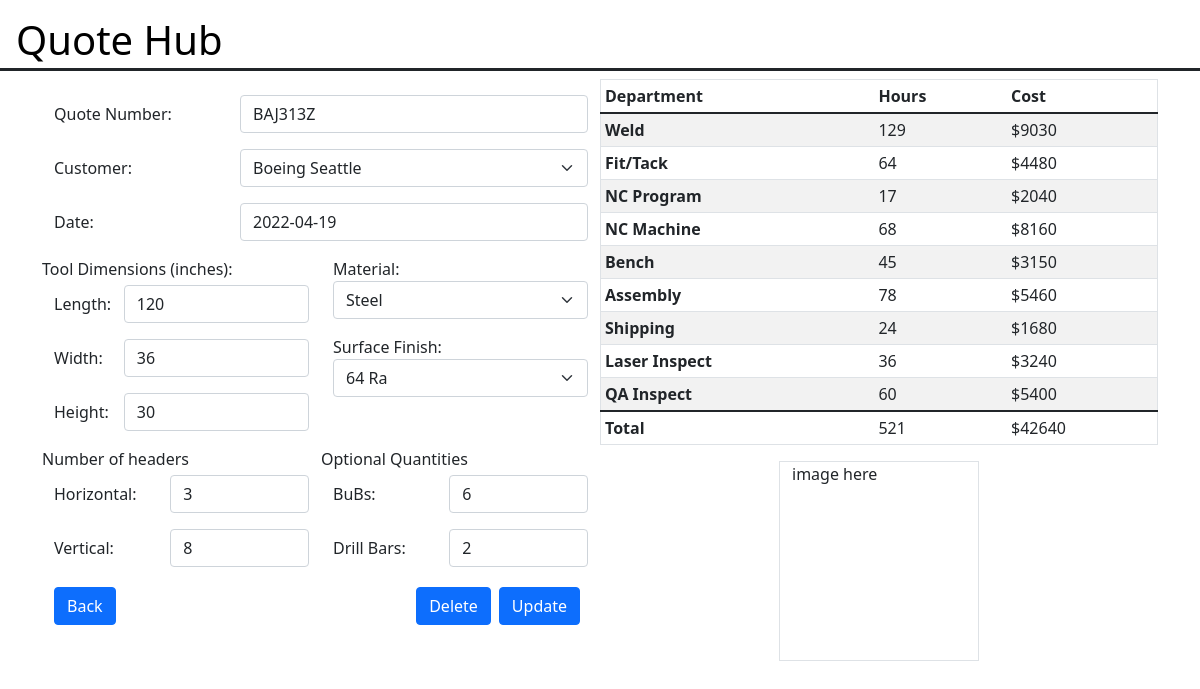
Screenshot of /quoteform/edit?id=3 with the database file from the repository.
### quote_lm/models.py (models this page shows, shortened)
class QuoteLm(models.Model):
    NONE = ''
    BOEING_CANADA = 'Boeing Canada'
    BOEING_SEATTLE = 'Boeing Seattle'
    BOEING_STLOUIS = 'Boeing St.Louis'
    L3_HARRIS = 'L3 Harris'
    LOCKHEED = 'Lockheed Martin'
    NORTHROP = 'Northrop Grumman'
    SIKORSKY = 'Sikorsky'
    SPIRIT = 'Spirit'
    ALUMINUM = 'AL'
    STEEL = 'STL'
    INVAR = 'INV'
    THIRTYTWORA = '32RA'
    SIXTYFOURRA = '64RA'
    ONETWENTYFIVERA = '125RA'
    CUSTOMER = [
        (NONE, 'Name...'),
        (BOEING_CANADA, 'Boeing Canada'),
        (BOEING_SEATTLE, 'Boeing Seattle'),
        (BOEING_STLOUIS, 'Boeing St.Louis'),
        (L3_HARRIS, 'L3 Harris'),
        (LOCKHEED, 'Lockheed Martin'),
        (NORTHROP, 'Northrop Grumman'),
        (SIKORSKY, 'Sikorsky'),
        (SPIRIT, 'Spirit'),
    ]
    MATERIAL = [
        (NONE, 'Type...'),
        (ALUMINUM, 'Aluminum'),
        (STEEL, 'Steel'),
        (INVAR, 'Invar'),
    ]
    SURFACEFINISH = [
        (NONE, 'Type...'),
        (THIRTYTWORA, '32 Ra'),
        (SIXTYFOURRA, '64 Ra'),
        (ONETWENTYFIVERA, '125 Ra'),
    ]
    quote_id = models.CharField(
        max_length=30,
        default=NONE,
        unique=True
    )
    customer_id = models.CharField(
        max_length=30,
        choices=CUSTOMER,
        default=NONE
    )
    date = models.DateField(default=datetime.date.today())
    length = models.PositiveIntegerField(default=NONE)
    width = models.PositiveIntegerField(default=NONE)
    height = models.PositiveIntegerField(default=NONE)
    material = models.CharField(
        max_length=10,
        choices=MATERIAL,
        default=NONE
    )
    surface_finish = models.CharField(
        max_length=10,
        choices=SURFACEFINISH,
        default=NONE
    )
    h_headers = models.PositiveIntegerField(default=NONE)
    v_headers = models.PositiveIntegerField(default=NONE)
    bubs_num = models.PositiveIntegerField(default=NONE)
    drill_bar_num = models.PositiveIntegerField(default=NONE)

class CalcHour(models.Model):
    weld_hours = models.PositiveIntegerField(default='')
    fit_hours = models.PositiveIntegerField(default='')
    program_hours = models.PositiveIntegerField(default='')
    machine_hours = models.PositiveIntegerField(default='')
    bench_hours = models.PositiveIntegerField(default='')
    assembly_hours = models.PositiveIntegerField(default='')
    shipping_hours = models.PositiveIntegerField(default='')
    laser_hours = models.PositiveIntegerField(default='')
    inspect_hours = models.PositiveIntegerField(default='')
    total_hours = models.PositiveIntegerField(default='')
    quote_id = models.ForeignKey(QuoteLm, default=1, on_delete=models.SET_DEFAULT)

class CalcPrice(models.Model):
    weld_price = models.PositiveIntegerField(default='')
    fit_price = models.PositiveIntegerField(default='')
    program_price = models.PositiveIntegerField(default='')
    machine_price = models.PositiveIntegerField(default='')
    bench_price = models.PositiveIntegerField(default='')
    assembly_price = models.PositiveIntegerField(default='')
    shipping_price = models.PositiveIntegerField(default='')
    laser_price = models.PositiveIntegerField(default='')
    inspect_price = models.PositiveIntegerField(default='')
    total_price = models.PositiveIntegerField(default='')
    quote_id = models.ForeignKey(QuoteLm, default=1, on_delete=models.SET_DEFAULT)

### quote_lm/views.py (the view, shortened to what this page needs)
# urls.py: path('quoteform/edit', views.edit_quote, name='edit'),
def edit_quote(request):
    query = request.GET.get('id', False)                    # gets quote_lm.id value from card
    if request.method == 'GET':
        quote = QuoteLm.objects.get(id=query)
        form = QuoteForm(instance=quote)
        hours = CalcHour.objects.get(quote_id_id=query)
        price = CalcPrice.objects.get(quote_id_id=query)
        context = {'form': form, 'hours': hours, 'price': price}
        return render(request, 'updatequote.html', context)

### quote_lm/forms.py
class QuoteForm(ModelForm):
    def __init__(self, *args, **kwargs):
        super().__init__(*args, **kwargs)
        self.helper = FormHelper(self)
        self.helper.form_show_labels = False
        self.fields['customer_id'].widget.attrs.update({'class': 'form-select'})
        self.fields['material'].widget.attrs.update({'class': 'form-select'})
        self.fields['surface_finish'].widget.attrs.update({'class': 'form-select'})
    class Meta:
        model = QuoteLm
        fields = [
            'id',
            'quote_id',
            'customer_id',
            'date',
            'length',
            'width',
            'height',
            'material',
            'surface_finish',
            'h_headers',
            'v_headers',
            'bubs_num',
            'drill_bar_num',
        ]

### templates/updatequote.html (shortened to what this page needs)
{% extends 'base.html' %}
{% load crispy_forms_tags %}
{% block content %}
  <form method="POST">
  <div class="row">
        <div class="col">
            <div class="row mt-3 mb-3 d-flex align-items-center">
              <div class="col-4">
                <label>Quote Number:</label>
              </div>
              <div class="col">
                {{ form.quote_id|as_crispy_field }}
              </div>
            </div>
            <div class="row mb-3 d-flex align-items-center">
              <div class="col-4">
                <label>Customer:</label>
              </div>
              <div class="col">
                {{ form.customer_id|as_crispy_field }}
              </div>
            </div>
            <div class="row mb-3 d-flex align-items-center">
              <div class="col-4">
                <label>Date:</label>
              </div>
              <div class="col">
                {{ form.date|as_crispy_field }}
              </div>
            </div>
            <div class="row">
              <div class="col">
                <div class="row mb-1">
                  Tool Dimensions (inches):
                </div>
                <div class="row mb-3 d-flex align-items-center">
                  <div class="col-3">
                    <label>Length:</label>
                  </div>
                  <div class="col">
                    {{ form.length|as_crispy_field }}
                  </div>
                </div>
                <div class="row mb-3 d-flex align-items-center">
                  <div class="col-3">
                    <label>Width:</label>
                  </div>
                  <div class="col">
                    {{ form.width|as_crispy_field }}
                  </div>
                </div>
                <div class="row mb-3 d-flex align-items-center">
                  <div class="col-3">
                    <label>Height:</label>
                  </div>
                  <div class="col">
                    {{ form.height|as_crispy_field }}
                  </div>
                </div>
              </div>
              <div class="col">
                <div class="row mb-3">
                  <div class="col">
                    <label>Material:</label>
                    {{ form.material|as_crispy_field }}
                  </div>
                </div>
                <div class="row mb-3">
                  <div class="col">
                    <label>Surface Finish:</label>
                   {{ form.surface_finish|as_crispy_field }}
                  </div>
                </div>
              </div>
            </div>
            <div class="row">
              <div class="col">
                <div class="row mb-1">
                  Number of headers
                </div>
                <div class="row mb-3 d-flex align-items-center">
                  <div class="col-5">
                    <label>Horizontal:</label>
                  </div>
                  <div class="col">
                    {{ form.h_headers|as_crispy_field }}
                  </div>
                </div>
                <div class="row mb-3 d-flex align-items-center">
                  <div class="col-5">
                    <label>Vertical:</label>
                  </div>
                  <div class="col">
                    {{ form.v_headers|as_crispy_field }}
                  </div>
                </div>
              </div>
              <div class="col">
                <div class="row mb-1">
                  Optional Quantities
                </div>
                <div class="row mb-3 d-flex align-items-center">
                  <div class="col-5">
                    <label>BuBs:</label>
                  </div>
                  <div class="col">
                    {{ form.bubs_num|as_crispy_field }}
                  </div>
                </div>
                <div class="row mb-3 d-flex align-items-center">
                  <div class="col-5">
                    <label>Drill Bars:</label>
                  </div>
                  <div class="col">
                    {{ form.drill_bar_num|as_crispy_field }}
                  </div>
                </div>
              </div>
            </div>
            <div class="row mt-1">
                <div class="col">
                    <a class="btn btn-primary" href="{% url 'main_page' %}" role="button">Back</a>
                </div>
                <div class="col d-flex justify-content-end">
                    <button class="btn btn-primary me-2" role="button">Delete</button>
                    <button class="btn btn-primary me-2" type="submit">Update</button>
                </div>
            </div>
        </div>
        <div class="col">
            <div class="row">
                <table class="table table-striped table table-sm border border-1">
                  <thead>
                    <tr>
                        <th scope="col">Department</th>
                        <th scope="col">Hours</th>
                        <th scope="col">Cost</th>
                    </tr>
                  </thead>
                  <tbody>
                    <tr>
                        <th scope="row">Weld</th>
                        <td>{{ hours.weld_hours }}</td>
                        <td>${{ price.weld_price }}</td>
                    </tr>
                    <tr>
                        <th scope="row">Fit/Tack</th>
                        <td>{{ hours.fit_hours }}</td>
                        <td>${{ price.fit_price }}</td>
                    </tr>
                    <tr>
                        <th scope="row">NC Program</th>
                        <td>{{ hours.program_hours }}</td>
                        <td>${{ price.program_price }}</td>
                    </tr>
                    <tr>
                        <th scope="row">NC Machine</th>
                        <td>{{ hours.machine_hours }}</td>
                        <td>${{ price.machine_price }}</td>
                    </tr>
                    <tr>
                        <th scope="row">Bench</th>
                        <td>{{ hours.bench_hours }}</td>
                        <td>${{ price.bench_price }}</td>
                    </tr>
                    <tr>
                        <th scope="row">Assembly</th>
                        <td>{{ hours.assembly_hours }}</td>
                        <td>${{ price.assembly_price }}</td>
                    </tr>
                    <tr>
                        <th scope="row">Shipping</th>
                        <td>{{ hours.shipping_hours }}</td>
                        <td>${{ price.shipping_price }}</td>
                    </tr>
                    <tr>
                        <th scope="row">Laser Inspect</th>
                        <td>{{ hours.laser_hours }}</td>
                        <td>${{ price.laser_price }}</td>
                    </tr>
                    <tr>
                        <th scope="row">QA Inspect</th>
                        <td>{{ hours.inspect_hours }}</td>
                        <td>${{ price.inspect_price }}</td>
                    </tr>
                  </tbody>
                  <tfoot>
                    <tr>
                        <th scope="row">Total</th>
                        <td>{{ hours.total_hours }}</td>
                        <td>${{ price.total_price }}</td>
                    </tr>
                  </tfoot>
                </table>
            </div>
            <div class="row">
              <div class="container border border-1" style="width: 200px; height: 200px">
                image here
              </div>
            </div>
        </div>
  </div>
  </form>
{% endblock %}

### rows the page displays
QuoteLm: quote_id "BAJ313Z", customer_id "Boeing Seattle", date "2022-04-19", length "120", width "36", height "30", material "Steel", surface_finish "64 Ra", h_headers "3", v_headers "8", bubs_num "6", drill_bar_num "2"
CalcHour: weld_hours "129", fit_hours "64", program_hours "17", machine_hours "68", bench_hours "45", assembly_hours "78", shipping_hours "24", laser_hours "36", inspect_hours "60", total_hours "521"
CalcPrice: weld_price "9030", fit_price "4480", program_price "2040", machine_price "8160", bench_price "3150", assembly_price "5460", shipping_price "1680", laser_price "3240", inspect_price "5400", total_price "42640"
